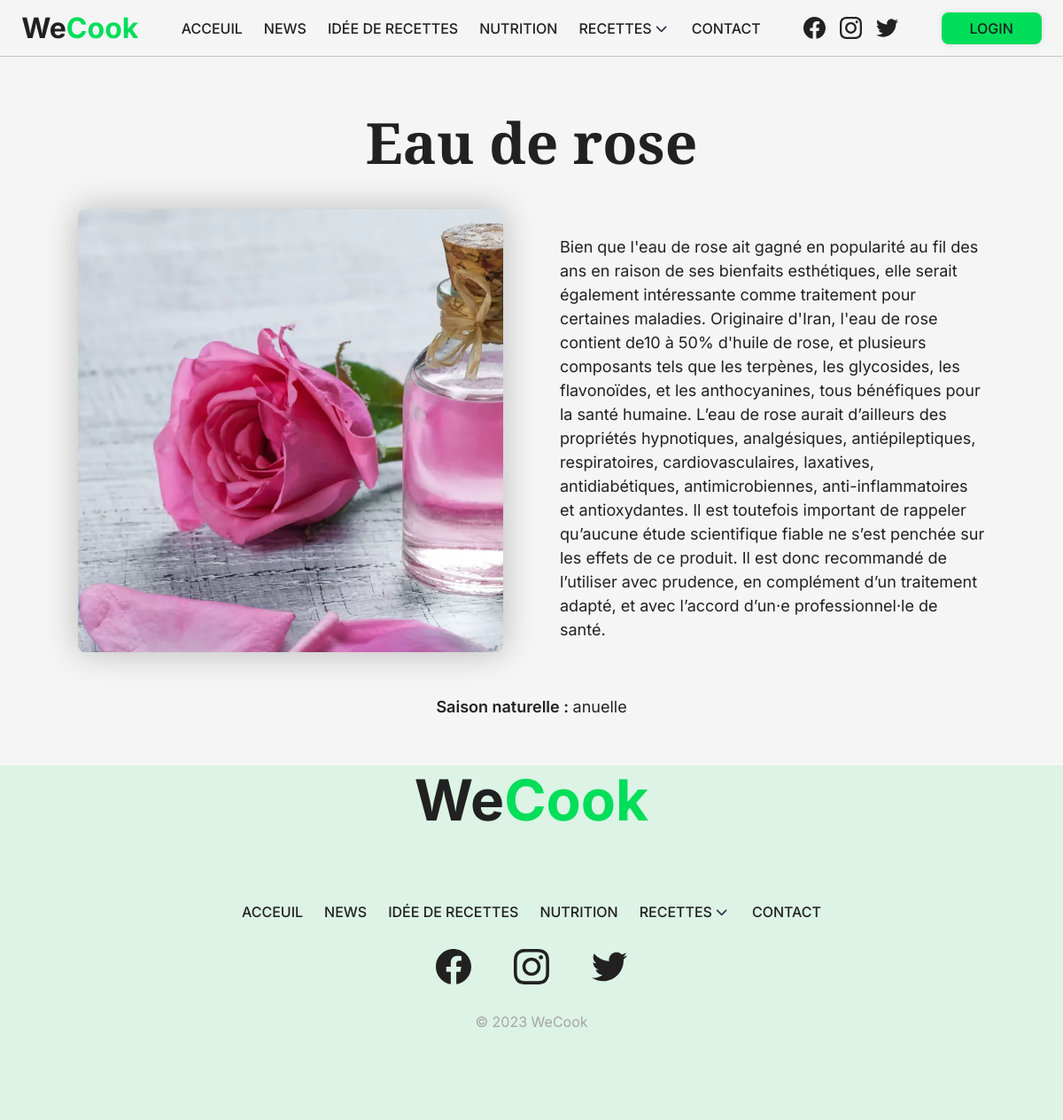
The page /public/ingredient/41 on the database its author committed.
### tables this page shows
CREATE TABLE `Ingredient` (
  `id` int(11) NOT NULL,
  `nom` text NOT NULL,
  `description` text NOT NULL,
  `image` text NOT NULL,
  `saison` text NOT NULL
);

### app/controllers/Ingredient.php (called while the page is built, shortened)
<?php
class Ingredient
{
    public function index()
    {
        $URL = $_GET['url'];
        $URL = explode("/", trim($URL, "/"));
        $id = $URL[1];
        $model = new IngredientModel;
        $data = $model->getById($id);
        $this->view("ingredient", $data);
    }
}

### app/core/App.php (called while the page is built, shortened)
<?php
require_once "Database.php";
class App
{
	private $method = 'index';
	public function splitURL()
	{
		$URL = $_GET['url'] ?? 'home';
		$URL = explode("/", trim($URL, "/"));
		return $URL;
	}
	public function loadController()
	{
		$URL = $this->splitURL();
		$filename = "../app/controllers/" . ucfirst($URL[0]) . ".php";
		if (file_exists($filename)) {
			unset($URL[0]);
		} else {
			$filename = "../app/controllers/_404.php";
			require $filename;
			$this->controller = "_404";
		}
		$controller = new $this->controller;
		call_user_func_array([$controller, $this->method], $URL);
	}
}

### public/index.php (called while the page is built, shortened)
<?php
$app = new App;
$app->loadController();

### app/core/Database.php (called while the page is built, shortened)
<?php
trait Database
{
	private function connect()
	{
		try {
			$string = "mysql:hostname=" . DBHOST . ";dbname=" . DBNAME;
			$con = new PDO($string, DBUSER, DBPASS);
		} catch (PDOException $e) {
			echo 'Échec de la connexion : ' . $e->getMessage();
			$con = null;
		}
		return $con;
	}
	public function get_row($query, $data = [])
	{
		$con = $this->connect();
		$stm = $con->prepare($query);
		$check = $stm->execute($data);
		if ($check) {
			$result = $stm->fetchAll(PDO::FETCH_OBJ);
			if (is_array($result) && count($result)) {
				return $result[0];
			}
		}
		return false;
	}
}

### app/core/Model.php (called while the page is built, shortened)
<?php
trait Model
{
	public function getById($id)
	{
		$query = "select * from $this->table where id = :id";
		$data = array("id" => $id);
		return $this->get_row($query, $data);
	}
}

### app/views/ingredient.view.php (the view)
<?php
require_once "shared/mainLayout.php";
require_once "shared/main.php";
class IngredientView
{
    private $data;
    public function __construct($data)
    {
        $this->data = $data;
    }
    public function display()
    {
        $main = new MainLayout();
        function content($data)
        {
?>
            <div class="ingredient-page">
                <h1>
                    <?php echo $data->nom; ?>
                </h1>
                <div class="ing-head">
                    <img src="<?php echo $data->image; ?>" alt="">
                    <p>
                        <?php echo $data->description; ?>
                    </p>
                </div>
                <p class="season"><span>
                        Saison naturelle :
                    </span> <?php if ($data->saison == "") {
                                echo "Disponible tout le temps";
                            } else {
                                echo $data->saison;
                            }
                            ?></p>
            </div>
<?php
        };
        $pass = $this->data;
        $main->displayLayout($this->data->nom, function () use ($pass) {
            return
                content($pass);
        });
    }
}

### public/assets/css/style.css (style rules this page uses)
* { margin: 0; padding: 0; box-sizing: border-box; font-family: "Inter", sans-serif; -webkit-user-drag: none; color: rgb(var(--dark)); }
body { overflow-x: hidden; background-color: rgb(var(--bg)); }
.ingredient-page { width: 100vw; min-height: 100vh; display: flex; flex-direction: column; align-items: center; justify-content: center; gap: 32px; }
.ingredient-page h1 { font-family: "Playfair Display", serif; font-size: 64px; }
.ingredient-page img { width: 40vw; height: 500px; object-fit: cover; border-radius: 8px; margin-bottom: 16px; box-shadow: 0px 0px 37px 0px rgba(0, 0, 0, 0.25); -webkit-box-shadow: 0px 0px 37px 0px rgba(0, 0, 0, 0.25); -moz-box-shadow: 0px 0px 37px 0px rgba(0, 0, 0, 0.25); }
.ingredient-page p { width: 40vw; font-size: 18px; line-height: 1.5; }
.ing-head { display: flex; align-items: center; justify-content: center; gap: 64px; }
.season { text-align: center; }
.season span { font-size: 18px; font-weight: 600; }

### rows shown on the page
ingredient: nom "Eau de rose", image (picture), description "Bien que l'eau de rose ait gagné en popularité au fil des ans en raison de ses bienfaits esthétiques, elle serait également intéressante comme traitement pour certaines maladies. Originaire d'Iran, l'eau de rose contient de10 à 50% d'huile de rose, et plusieurs composants tels que les terpènes, les glycosides, les flavonoïdes, et les anthocyanines, tous bénéfiques pour la santé humaine. L’eau de rose aurait d’ailleurs des propriétés hypnotiques, analgésiques, antiépileptiques, respiratoires, cardiovasculaires, laxatives, antidiabétiques, antimicrobiennes, anti-inflammatoires et antioxydantes. Il est toutefois important de rappeler qu’aucune étude scientifique fiable ne s’est penchée sur les…", saison "anuelle"
